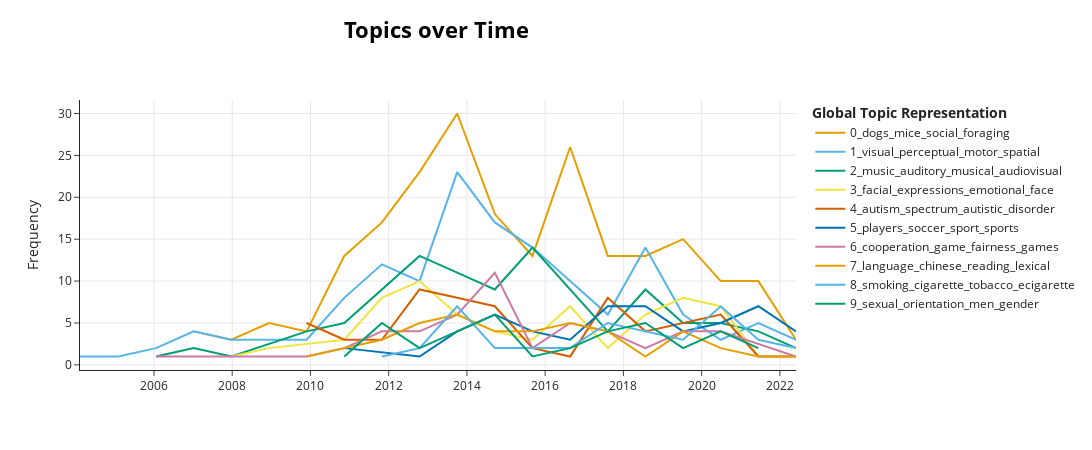

The notebook cell saved with this chart:
### Code cell
timestamps20 = subset20.publication_date.to_list()

topics_over_time_nc = topic_model_no_cov.topics_over_time(titles_no_cov, timestamps20, nr_bins=20)
topic_model_no_cov.visualize_topics_over_time(topics_over_time_nc, top_n_topics=10)

### Figure 1 — Plotly figure (JSON) as saved in the notebook; plotly's stock layout.template omitted (floating-point values rounded to 4 significant figures)
{"data": [{"hoverinfo": "text", "hovertext": ["<b>Topic 0</b><br>Words: bitter, weakly, tastes, kinetics, buffering", "<b>Topic 0</b><br>Words: places, owls, openfield, faeces, feathers", "<b>Topic 0</b><br>Words: mice, victorious, asic3, snca, th", "<b>Topic 0</b><br>Words: declining, giant, sexspecific, transsaharan, otter", "<b>Topic 0</b><br>Words: gallus, postconflict, islands, cockroaches, opcambridge", "<b>Topic 0</b><br>Words: species, colony, foraging, reproductive, social", "<b>Topic 0</b><br>Words: foraging, dogs, tail, mating, chimpanzees", "<b>Topic 0</b><br>Words: species, invasive, migratory, ant, queens", "<b>Topic 0</b><br>Words: dogs, animal, timing, behavioural, novel", "<b>Topic 0</b><br>Words: elephants, season, birds, survival, wild", "<b>Topic 0</b><br>Words: breeding, resource, behavior, crows, horses", "<b>Topic 0</b><br>Words: calving, vocalizations, dogs, social, catus", "<b>Topic 0</b><br>Words: farm, conspecific, ant, dogs, influences", "<b>Topic 0</b><br>Words: foraging, species, activity, female, exposure", "<b>Topic 0</b><br>Words: dogs, behaviour, morphology, enemy, secreted", "<b>Topic 0</b><br>Words: mice, behavior, basking, highspeed, flyway", "<b>Topic 0</b><br>Words: anguilla, upstream, turtles, migrating, eel"], "marker": {"color": "#E69F00"}, "mode": "lines", "name": "0_dogs_mice_social_foraging", "type": "scatter", "x": ["2007-01-06T12:00:00+00:00", "2007-12-24T00:00:00+00:00", "2008-12-09T12:00:00+00:00", "2009-11-26T00:00:00+00:00", "2010-11-12T12:00:00+00:00", "2011-10-30T00:00:00+00:00", "2012-10-15T12:00:00+00:00", "2013-10-02T00:00:00+00:00", "2014-09-18T12:00:00+00:00", "2015-09-05T00:00:00+00:00", "2016-08-21T12:00:00+00:00", "2017-08-08T00:00:00+00:00", "2018-07-25T12:00:00+00:00", "2019-07-12T00:00:00+00:00", "2020-06-27T12:00:00+00:00", "2021-06-14T00:00:00+00:00", "2022-05-31T12:00:00+00:00"], "y": [4, 3, 5, 4, 13, 17, 23, 30, 18, 13, 26, 13, 13, 15, 10, 10, 3]}, {"hoverinfo": "text", "hovertext": ["<b>Topic 1</b><br>Words: monkey, extrastriate, function, cortex, visual", "<b>Topic 1</b><br>Words: apparentmotion, trace, reflects, along, illusory", "<b>Topic 1</b><br>Words: timescales, interacting, underlie, world, neurons", "<b>Topic 1</b><br>Words: perceptual, hermann, quantify, cancellation, grid", "<b>Topic 1</b><br>Words: stabilization, repetition, visuomanual, guidance, haptic", "<b>Topic 1</b><br>Words: normalization, rectangle, kanizsa, disorientation, compression", "<b>Topic 1</b><br>Words: lowlevel, plausible, neurophysiologically, dependent, crowding", "<b>Topic 1</b><br>Words: visual, time, timing, perceptual, wrist", "<b>Topic 1</b><br>Words: visual, v1, perceptual, saliency, suppression", "<b>Topic 1</b><br>Words: binocular, attention, frequency, orientation, spatial", "<b>Topic 1</b><br>Words: visual, spatial, perceptual, targets, attention", "<b>Topic 1</b><br>Words: visual, macular, motion, information, based", "<b>Topic 1</b><br>Words: visual, motion, imitation, order, affects", "<b>Topic 1</b><br>Words: topdown, motor, perceptual, driven, mannerbased", "<b>Topic 1</b><br>Words: motor, actions, stabilises, interferes, triadic", "<b>Topic 1</b><br>Words: visual, motor, sensorimotor, perceptual, task", "<b>Topic 1</b><br>Words: localization, feedback, hand, motor, adaptation", "<b>Topic 1</b><br>Words: transient, mutually, modulating, quiet, proprioceptive", "<b>Topic 1</b><br>Words: initial, planning, movement, exist, cursor", "<b>Topic 1</b><br>Words: selfmotion, visuovestibular, visuotactile, bundle, multitask"], "marker": {"color": "#56B4E9"}, "mode": "lines", "name": "1_visual_perceptual_motor_spatial", "type": "scatter", "x": ["2004-02-09T23:16:48+00:00", "2005-02-02T12:00:00+00:00", "2006-01-20T00:00:00+00:00", "2007-01-06T12:00:00+00:00", "2007-12-24T00:00:00+00:00", "2008-12-09T12:00:00+00:00", "2009-11-26T00:00:00+00:00", "2010-11-12T12:00:00+00:00", "2011-10-30T00:00:00+00:00", "2012-10-15T12:00:00+00:00", "2013-10-02T00:00:00+00:00", "2014-09-18T12:00:00+00:00", "2015-09-05T00:00:00+00:00", "2016-08-21T12:00:00+00:00", "2017-08-08T00:00:00+00:00", "2018-07-25T12:00:00+00:00", "2019-07-12T00:00:00+00:00", "2020-06-27T12:00:00+00:00", "2021-06-14T00:00:00+00:00", "2022-05-31T12:00:00+00:00"], "y": [1, 1, 2, 4, 3, 3, 3, 8, 12, 10, 23, 17, 14, 10, 6, 14, 6, 3, 5, 3]}, {"hoverinfo": "text", "hovertext": ["<b>Topic 2</b><br>Words: voice, multisensory, implicit, recognition, associations", "<b>Topic 2</b><br>Words: auditory, approximates, spacespecific, suggests, holistic", "<b>Topic 2</b><br>Words: where, imagetosound, learningbydoing, deprivation, ears", "<b>Topic 2</b><br>Words: words, auditory, eeg, williams, sung", "<b>Topic 2</b><br>Words: voice, auditory, temporal, percept, um", "<b>Topic 2</b><br>Words: music, audiovisual, detection, auditory, interaural", "<b>Topic 2</b><br>Words: music, auditory, musical, pitch, domains", "<b>Topic 2</b><br>Words: auditory, musical, pitch, categorization, discrimination", "<b>Topic 2</b><br>Words: music, auditory, devices, hearing, detection", "<b>Topic 2</b><br>Words: music, musical, auditory, audiovisual, sounds", "<b>Topic 2</b><br>Words: music, contour, auditory, audiovisual, pitch", "<b>Topic 2</b><br>Words: auditory, mappings, stereosonic, own, nonmusicians", "<b>Topic 2</b><br>Words: music, musical, listening, hearing, practice", "<b>Topic 2</b><br>Words: sounds, musical, imitated, scaling, nontonal", "<b>Topic 2</b><br>Words: music, auditory, reading, musical, shed", "<b>Topic 2</b><br>Words: tngara, amplification, midbrain, hospitalbased, frog", "<b>Topic 2</b><br>Words: amazonian, frontoparietal, counting, indigenous, populationlevel"], "marker": {"color": "#009E73"}, "mode": "lines", "name": "2_music_auditory_musical_audiovisual", "type": "scatter", "x": ["2006-01-20T00:00:00+00:00", "2007-01-06T12:00:00+00:00", "2007-12-24T00:00:00+00:00", "2009-11-26T00:00:00+00:00", "2010-11-12T12:00:00+00:00", "2011-10-30T00:00:00+00:00", "2012-10-15T12:00:00+00:00", "2013-10-02T00:00:00+00:00", "2014-09-18T12:00:00+00:00", "2015-09-05T00:00:00+00:00", "2016-08-21T12:00:00+00:00", "2017-08-08T00:00:00+00:00", "2018-07-25T12:00:00+00:00", "2019-07-12T00:00:00+00:00", "2020-06-27T12:00:00+00:00", "2021-06-14T00:00:00+00:00", "2022-05-31T12:00:00+00:00"], "y": [1, 2, 1, 4, 5, 9, 13, 11, 9, 14, 9, 4, 9, 5, 5, 4, 2]}, {"hoverinfo": "text", "hovertext": ["<b>Topic 3</b><br>Words: frequencies, preferred, class, machine, optimal", "<b>Topic 3</b><br>Words: selfface, myself, alters, input, looking", "<b>Topic 3</b><br>Words: soul, windows, fake, inversion, smiles", "<b>Topic 3</b><br>Words: facial, seeing, emotion, laughter, impression", "<b>Topic 3</b><br>Words: facial, expressions, emotional, eyes, context", "<b>Topic 3</b><br>Words: affective, facial, 47xxy, soundinduced, expressions", "<b>Topic 3</b><br>Words: cop, bad, facial, 2009, rtbased", "<b>Topic 3</b><br>Words: set, facial, intensity, amsterdam, extinction", "<b>Topic 3</b><br>Words: facial, irony, expressions, emotional, verbal", "<b>Topic 3</b><br>Words: subtle, exclusion, even, tuning, leads", "<b>Topic 3</b><br>Words: facial, emotional, blushing, much, interocular", "<b>Topic 3</b><br>Words: facial, contrast, expression, expressions, cinema", "<b>Topic 3</b><br>Words: facial, face, stranger, genuineness, smiling", "<b>Topic 3</b><br>Words: aversive, angry, expressions, actions, facial"], "marker": {"color": "#F0E442"}, "mode": "lines", "name": "3_facial_expressions_emotional_face", "type": "scatter", "x": ["2007-12-24T00:00:00+00:00", "2008-12-09T12:00:00+00:00", "2010-11-12T12:00:00+00:00", "2011-10-30T00:00:00+00:00", "2012-10-15T12:00:00+00:00", "2013-10-02T00:00:00+00:00", "2014-09-18T12:00:00+00:00", "2015-09-05T00:00:00+00:00", "2016-08-21T12:00:00+00:00", "2017-08-08T00:00:00+00:00", "2018-07-25T12:00:00+00:00", "2019-07-12T00:00:00+00:00", "2020-06-27T12:00:00+00:00", "2021-06-14T00:00:00+00:00"], "y": [1, 2, 3, 8, 10, 6, 4, 3, 7, 2, 6, 8, 7, 1]}, {"hoverinfo": "text", "hovertext": ["<b>Topic 4</b><br>Words: autism, spectrum, autistic, disorders, traits", "<b>Topic 4</b><br>Words: autism, spectrum, gene, candidate, sez6l2", "<b>Topic 4</b><br>Words: autism, spectrum, disorders, highfunctioning, stockholm", "<b>Topic 4</b><br>Words: autism, spectrum, atypical, children, disorders", "<b>Topic 4</b><br>Words: autism, spectrum, disorder, autistic, face", "<b>Topic 4</b><br>Words: autism, spectrum, autistic, disorder, disorders", "<b>Topic 4</b><br>Words: autism, employment, crebbp, ch1, histone", "<b>Topic 4</b><br>Words: beforeandafter, autism, intellectual, spectrum, disability", "<b>Topic 4</b><br>Words: autism, spectrum, disorder, autistic, children", "<b>Topic 4</b><br>Words: autism, spectrum, sympathy, disorder, autistic", "<b>Topic 4</b><br>Words: autism, spectrum, children, semantic, dementia", "<b>Topic 4</b><br>Words: masks, autistic, individuals, general, recognition", "<b>Topic 4</b><br>Words: neuroanatomical, diagnosis, identifying, autism, machine"], "marker": {"color": "#D55E00"}, "mode": "lines", "name": "4_autism_spectrum_autistic_disorder", "type": "scatter", "x": ["2009-11-26T00:00:00+00:00", "2010-11-12T12:00:00+00:00", "2011-10-30T00:00:00+00:00", "2012-10-15T12:00:00+00:00", "2013-10-02T00:00:00+00:00", "2014-09-18T12:00:00+00:00", "2015-09-05T00:00:00+00:00", "2016-08-21T12:00:00+00:00", "2017-08-08T00:00:00+00:00", "2018-07-25T12:00:00+00:00", "2020-06-27T12:00:00+00:00", "2021-06-14T00:00:00+00:00", "2022-05-31T12:00:00+00:00"], "y": [5, 3, 3, 9, 8, 7, 2, 1, 8, 4, 6, 1, 1]}, {"hoverinfo": "text", "hovertext": ["<b>Topic 5</b><br>Words: successfailure, modeled, coach, dismissing, changing", "<b>Topic 5</b><br>Words: teams, basketball, strategic, networks, players", "<b>Topic 5</b><br>Words: lucrative, arts, pedagogy, cater, contracts", "<b>Topic 5</b><br>Words: players, soccer, processes, sport, iron", "<b>Topic 5</b><br>Words: advantage, play, 5050, pentathlon, intangible", "<b>Topic 5</b><br>Words: competition, identity, rugby, algorithms, under20s", "<b>Topic 5</b><br>Words: soccer, question, players, levels, physical", "<b>Topic 5</b><br>Words: soccer, players, tactical, 11, vs", "<b>Topic 5</b><br>Words: youth, caribbean, sportinjury, recreational, players", "<b>Topic 5</b><br>Words: players, physical, performance, seasons, esports", "<b>Topic 5</b><br>Words: youth, players, tactical, sport, technical", "<b>Topic 5</b><br>Words: tooth, sprint, players, deterrent, endurance"], "marker": {"color": "#0072B2"}, "mode": "lines", "name": "5_players_soccer_sport_sports", "type": "scatter", "x": ["2010-11-12T12:00:00+00:00", "2012-10-15T12:00:00+00:00", "2013-10-02T00:00:00+00:00", "2014-09-18T12:00:00+00:00", "2015-09-05T00:00:00+00:00", "2016-08-21T12:00:00+00:00", "2017-08-08T00:00:00+00:00", "2018-07-25T12:00:00+00:00", "2019-07-12T00:00:00+00:00", "2020-06-27T12:00:00+00:00", "2021-06-14T00:00:00+00:00", "2022-05-31T12:00:00+00:00"], "y": [2, 1, 4, 6, 4, 3, 7, 7, 4, 5, 7, 4]}, {"hoverinfo": "text", "hovertext": ["<b>Topic 6</b><br>Words: microorganisms, cooperation, among, game, fairness", "<b>Topic 6</b><br>Words: alliance, revolution, egalitarian, formation, dynamics", "<b>Topic 6</b><br>Words: impulses, periodic, stability, cooperation, game", "<b>Topic 6</b><br>Words: concluding, sentinels, coordinating, epr, threeplayer", "<b>Topic 6</b><br>Words: cooperation, vs, fair, split, theres", "<b>Topic 6</b><br>Words: qos, equality, gtxop, opportunity, theoretic", "<b>Topic 6</b><br>Words: cooperation, dilemmas, punishment, game, fairness", "<b>Topic 6</b><br>Words: inequality, cooperation, donor, gratefully, dilemmas", "<b>Topic 6</b><br>Words: cooperation, assurance, reciprocity, undermines, deception", "<b>Topic 6</b><br>Words: cooperation, rank, deadlock, extortion, fairness", "<b>Topic 6</b><br>Words: cooperation, prisoners, dilemma, sequential, totally", "<b>Topic 6</b><br>Words: justification, reasoningexperimental, centipede, cooperation, mechanism", "<b>Topic 6</b><br>Words: collaboration, trust, cooperation, zerodeterminant, calibration", "<b>Topic 6</b><br>Words: cooperation, stabilise, rockpaperscissors, publicgoods, nperson", "<b>Topic 6</b><br>Words: adapt, norm, fairness, computational, modeling"], "marker": {"color": "#CC79A7"}, "mode": "lines", "name": "6_cooperation_game_fairness_games", "type": "scatter", "x": ["2006-01-20T00:00:00+00:00", "2007-12-24T00:00:00+00:00", "2009-11-26T00:00:00+00:00", "2010-11-12T12:00:00+00:00", "2011-10-30T00:00:00+00:00", "2012-10-15T12:00:00+00:00", "2013-10-02T00:00:00+00:00", "2014-09-18T12:00:00+00:00", "2015-09-05T00:00:00+00:00", "2016-08-21T12:00:00+00:00", "2017-08-08T00:00:00+00:00", "2018-07-25T12:00:00+00:00", "2019-07-12T00:00:00+00:00", "2020-06-27T12:00:00+00:00", "2022-05-31T12:00:00+00:00"], "y": [1, 1, 1, 2, 4, 4, 6, 11, 2, 5, 4, 2, 4, 4, 1]}, {"hoverinfo": "text", "hovertext": ["<b>Topic 7</b><br>Words: meaning, principal, components, semantic, measurement", "<b>Topic 7</b><br>Words: language, euphemisms, nonclassical, swearing, relativity", "<b>Topic 7</b><br>Words: masked, spoken, clarity, positivity, sentences", "<b>Topic 7</b><br>Words: reading, chinese, receptive, eight, vocabulary", "<b>Topic 7</b><br>Words: reading, chinese, lexical, language, characters", "<b>Topic 7</b><br>Words: word, preparation, keyword, retrieval, modality", "<b>Topic 7</b><br>Words: lexical, english, malaysia, grammar, vhi10", "<b>Topic 7</b><br>Words: chinese, cantonese, learners, 292, twocharacter", "<b>Topic 7</b><br>Words: reading, radar, classroom, reorganization, fastscreening", "<b>Topic 7</b><br>Words: illiterate, literate, speech, modulation, versus", "<b>Topic 7</b><br>Words: orthographic, better, secondlanguage, yours, written", "<b>Topic 7</b><br>Words: supervision, deep, cuneiform, transliteration, weak", "<b>Topic 7</b><br>Words: regularization, auber, bert, automated, language", "<b>Topic 7</b><br>Words: linguistic, speech, german, hearing, impairment"], "marker": {"color": "#E69F00"}, "mode": "lines", "name": "7_language_chinese_reading_lexical", "type": "scatter", "x": ["2009-11-26T00:00:00+00:00", "2010-11-12T12:00:00+00:00", "2011-10-30T00:00:00+00:00", "2012-10-15T12:00:00+00:00", "2013-10-02T00:00:00+00:00", "2014-09-18T12:00:00+00:00", "2015-09-05T00:00:00+00:00", "2016-08-21T12:00:00+00:00", "2017-08-08T00:00:00+00:00", "2018-07-25T12:00:00+00:00", "2019-07-12T00:00:00+00:00", "2020-06-27T12:00:00+00:00", "2021-06-14T00:00:00+00:00", "2022-05-31T12:00:00+00:00"], "y": [1, 2, 3, 5, 6, 4, 4, 5, 4, 1, 4, 2, 1, 1]}, {"hoverinfo": "text", "hovertext": ["<b>Topic 8</b><br>Words: bombay, salaam, mumbai, lowincome, foundation", "<b>Topic 8</b><br>Words: cigarette, 12month, nongenetic, experimentation, eclat", "<b>Topic 8</b><br>Words: smoking, tobacco, cigarette, use, intentions", "<b>Topic 8</b><br>Words: cigarette, florida, pancreatitis, 20112014, electronic", "<b>Topic 8</b><br>Words: pervasive, vaporous, advertisements, campaign, cigarette", "<b>Topic 8</b><br>Words: smoking, predispose, drd4, carbonyl, htr2a", "<b>Topic 8</b><br>Words: cigarette, flavor, ecigarette, electronic, switching", "<b>Topic 8</b><br>Words: smoking, tobacco, ecigarette, emirates, arab", "<b>Topic 8</b><br>Words: cigarettes, electronic, smoking, use, zhejiang", "<b>Topic 8</b><br>Words: smoking, smokers, ecigarette, smokefree, cigarette", "<b>Topic 8</b><br>Words: ecigarette, smoking, quit, relieve, cooling", "<b>Topic 8</b><br>Words: adipocytes, ecigarette, cessation, smoking, residential"], "marker": {"color": "#56B4E9"}, "mode": "lines", "name": "8_smoking_cigarette_tobacco_ecigarette", "type": "scatter", "x": ["2011-10-30T00:00:00+00:00", "2012-10-15T12:00:00+00:00", "2013-10-02T00:00:00+00:00", "2014-09-18T12:00:00+00:00", "2015-09-05T00:00:00+00:00", "2016-08-21T12:00:00+00:00", "2017-08-08T00:00:00+00:00", "2018-07-25T12:00:00+00:00", "2019-07-12T00:00:00+00:00", "2020-06-27T12:00:00+00:00", "2021-06-14T00:00:00+00:00", "2022-05-31T12:00:00+00:00"], "y": [1, 2, 7, 2, 2, 2, 5, 4, 3, 7, 3, 2]}, {"hoverinfo": "text", "hovertext": ["<b>Topic 9</b><br>Words: crossroads, conspicuous, categories, concealable, communicate", "<b>Topic 9</b><br>Words: sexual, fertility, trigger, sticklebacks, jealousy", "<b>Topic 9</b><br>Words: flaunt, it, sexual, youve, condom", "<b>Topic 9</b><br>Words: sexual, orientation, psychogenic, erotic, erectile", "<b>Topic 9</b><br>Words: sexual, disgust, interactions, orientation, faafafine", "<b>Topic 9</b><br>Words: inconsistency, expressivity, gender, experience, differences", "<b>Topic 9</b><br>Words: recommendations, surveys, sexgender, transgenderinclusive, bisexual", "<b>Topic 9</b><br>Words: sexual, orientation, concurrency, britain, gendera", "<b>Topic 9</b><br>Words: sexual, american, gender, men, bisexual", "<b>Topic 9</b><br>Words: sexual, excitation, assertiveness, oromia, nekemte", "<b>Topic 9</b><br>Words: sexual, mens, shortterm, orientation, faceshape", "<b>Topic 9</b><br>Words: genderaffirming, coming, transgender, sexual, fire"], "marker": {"color": "#009E73"}, "mode": "lines", "name": "9_sexual_orientation_men_gender", "type": "scatter", "x": ["2010-11-12T12:00:00+00:00", "2011-10-30T00:00:00+00:00", "2012-10-15T12:00:00+00:00", "2013-10-02T00:00:00+00:00", "2014-09-18T12:00:00+00:00", "2015-09-05T00:00:00+00:00", "2016-08-21T12:00:00+00:00", "2017-08-08T00:00:00+00:00", "2018-07-25T12:00:00+00:00", "2019-07-12T00:00:00+00:00", "2020-06-27T12:00:00+00:00", "2021-06-14T00:00:00+00:00"], "y": [1, 5, 2, 4, 6, 1, 2, 4, 5, 2, 4, 2]}], "layout": {"height": 450, "hoverlabel": {"bgcolor": "white", "font": {"family": "Rockwell", "size": 16}}, "legend": {"title": {"text": "<b>Global Topic Representation"}}, "title": {"font": {"color": "Black", "size": 22}, "text": "<b>Topics over Time</b>", "x": 0.4, "xanchor": "center", "y": 0.95, "yanchor": "top"}, "width": 1250, "xaxis": {"showgrid": true}, "yaxis": {"showgrid": true, "title": {"text": "Frequency"}}}}
